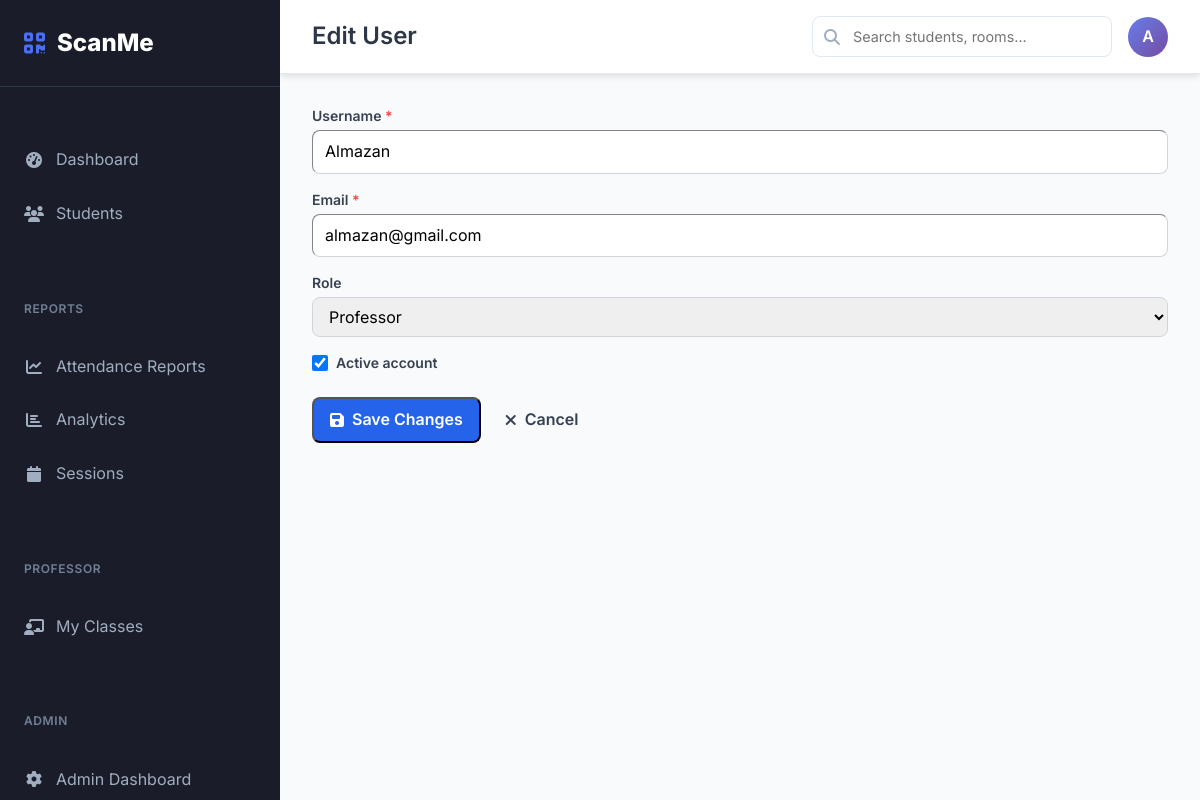
The app's page /admin/users/1/edit (signed in) with its own data.
### app/models/user_model.py (models this page shows, shortened)
class User(UserMixin, db.Model):
    __tablename__ = 'users'
    id = db.Column(db.Integer, primary_key=True)
    username = db.Column(db.String(80), unique=True, nullable=False, index=True)
    email = db.Column(db.String(120), unique=True, nullable=False, index=True)
    password = db.Column(db.String(255), nullable=False)
    role = db.Column(db.String(20), nullable=False, default='student')  # admin, student, professor
    is_active = db.Column(db.Boolean, default=True, nullable=False)
    avatar_url = db.Column(db.String(255), nullable=True)
    created_at = db.Column(db.DateTime, default=datetime.utcnow)
    last_login = db.Column(db.DateTime)
    attendance_records = db.relationship('AttendanceRecord', backref='scanned_by_user', lazy=True,
                                       foreign_keys='AttendanceRecord.scanned_by')
    time_in_records = db.relationship('AttendanceRecord', backref='time_in_scanned_by_user', lazy=True,
                                    foreign_keys='AttendanceRecord.time_in_scanned_by')
    time_out_records = db.relationship('AttendanceRecord', backref='time_out_scanned_by_user', lazy=True,
                                     foreign_keys='AttendanceRecord.time_out_scanned_by')
    def is_admin(self):
        return self.role == 'admin'
    def is_professor(self):
        return self.role == 'professor'
    def can_manage_students(self):
        return self.role in ['admin', 'professor']
    def can_view_reports(self):
        return self.role in ['admin', 'professor']
    def get_display_name(self):
        return self.username.title()

### app/routes/admin_routes.py (the view, shortened to what this page needs)
@admin_bp.route('/users/<int:id>/edit', methods=['GET', 'POST'])
@login_required
@requires_admin
def edit_user(id):
    user = User.query.get_or_404(id)
    modal = request.args.get('modal') == '1' or request.form.get('modal') == '1'
    parent_template = 'modal_base.html' if modal else 'dashboard_base.html'
    return render_template('admin/edit_user.html', user=user, modal=modal, parent_template=parent_template, csrf_token=generate_csrf())

### app/utils/auth_utils.py (called while the page is built)
def requires_role(allowed_roles):
    def decorator(f):
        @wraps(f)
        def decorated_function(*args, **kwargs):
            if not current_user.is_authenticated:
                flash('Please log in to access this page.', 'error')
                return redirect(url_for('auth.login', next=request.url))
            if current_user.role not in allowed_roles:
                flash('You do not have permission to access this page.', 'error')
                return redirect(url_for('main.dashboard'))
            return f(*args, **kwargs)
        return decorated_function
    return decorator

### app/templates/admin/edit_user.html (shortened to what this page needs)
{% extends parent_template|default("dashboard_base.html") %}
{% block page_title %}Edit User{% endblock %}
{% block content %}
<form method="POST" action="{{ url_for('admin.edit_user', id=user.id, modal=1) if modal else url_for('admin.edit_user', id=user.id) }}" id="editUserForm">
    <div class="tw-space-y-4">
        <div>
            <label class="tw-block tw-text-sm tw-font-semibold tw-text-gray-700 tw-mb-1">Username <span class="tw-text-red-500">*</span></label>
            <input type="text" name="username" value="{{ user.username }}" required class="tw-w-full tw-px-3 tw-py-2 tw-border tw-border-gray-300 tw-rounded-lg focus:tw-outline-none focus:tw-ring-2 focus:tw-ring-blue-500">
        </div>
        <div>
            <label class="tw-block tw-text-sm tw-font-semibold tw-text-gray-700 tw-mb-1">Email <span class="tw-text-red-500">*</span></label>
            <input type="email" name="email" value="{{ user.email }}" required class="tw-w-full tw-px-3 tw-py-2 tw-border tw-border-gray-300 tw-rounded-lg focus:tw-outline-none focus:tw-ring-2 focus:tw-ring-blue-500">
        </div>
        <div>
            <label class="tw-block tw-text-sm tw-font-semibold tw-text-gray-700 tw-mb-1">Role</label>
            <select name="role" class="tw-w-full tw-px-3 tw-py-2 tw-border tw-border-gray-300 tw-rounded-lg focus:tw-outline-none focus:tw-ring-2 focus:tw-ring-blue-500">
                <option value="professor" {% if user.role == 'professor' %}selected{% endif %}>Professor</option>
            </select>
        </div>
        <div class="tw-flex tw-items-center tw-gap-2">
            <input type="checkbox" name="is_active" id="is_active" {% if user.is_active %}checked{% endif %} class="tw-w-4 tw-h-4 tw-text-blue-600 tw-border-gray-300 tw-rounded focus:tw-ring-blue-500">
            <label for="is_active" class="tw-text-sm tw-font-semibold tw-text-gray-700">Active account</label>
        </div>
    </div>
    <div class="tw-flex tw-gap-2 tw-mt-6">
        <button type="submit" class="tw-inline-flex tw-items-center tw-gap-2 tw-px-4 tw-py-2 tw-bg-blue-600 tw-text-white tw-rounded-lg tw-font-semibold hover:tw-bg-blue-700 tw-transition">
            <i class="fas fa-save"></i>Save Changes
        </button>
        {% if modal %}
        <button type="button" class="tw-inline-flex tw-items-center tw-gap-2 tw-px-4 tw-py-2 tw-border tw-border-gray-300 tw-text-gray-700 tw-rounded-lg tw-font-semibold hover:tw-bg-gray-50 tw-transition" data-bs-dismiss="modal">
            <i class="fas fa-times"></i>Cancel
        </button>
        {% else %}
        <a href="{{ url_for('admin.manage_users') }}" class="tw-inline-flex tw-items-center tw-gap-2 tw-px-4 tw-py-2 tw-border tw-border-gray-300 tw-text-gray-700 tw-rounded-lg tw-font-semibold hover:tw-bg-gray-50 tw-transition">
            <i class="fas fa-times"></i>Cancel
        </a>
        {% endif %}
    </div>
</form>
{% endblock %}

### app/templates/dashboard_base.html (shortened to what this page needs)
<!DOCTYPE html>
<html lang="en">
<head>
    <link href="https://cdn.jsdelivr.net/npm/bootstrap@5.3.3/dist/css/bootstrap.min.css" rel="stylesheet">
    <script src="https://cdn.tailwindcss.com"></script>
    <link rel="stylesheet" href="https://cdnjs.cloudflare.com/ajax/libs/font-awesome/6.6.0/css/all.min.css">
</head>
<body>
    <nav class="sidebar" id="sidebar">
        <a href="{{ url_for('main.index') }}" class="sidebar-brand">
            <i class="fas fa-qrcode"></i>
            ScanMe
        </a>
        <div class="nav-group">
            <ul class="sidebar-nav">
                <li class="nav-item">
                    <a href="{{ url_for('main.dashboard') }}" class="nav-link {{ 'active' if request.endpoint == 'main.dashboard' }}">
                        <i class="fas fa-tachometer-alt"></i>
                        Dashboard
                    </a>
                </li>
                {% if current_user.can_manage_students() %}
                <li class="nav-item">
                    <a href="{{ url_for('students.list_students') }}" class="nav-link {{ 'active' if 'students' in request.endpoint }}">
                        <i class="fas fa-users"></i>
                        Students
                    </a>
                </li>
                {% endif %}
            </ul>
        </div>
        {% if current_user.can_view_reports() %}
        <div class="nav-group">
            <div class="nav-group-title">Reports</div>
            <ul class="sidebar-nav">
                <li class="nav-item">
                    <a href="{{ url_for('attendance.reports') }}" class="nav-link {{ 'active' if request.endpoint == 'attendance.reports' }}">
                        <i class="fas fa-chart-line"></i>
                        Attendance Reports
                    </a>
                </li>
                <li class="nav-item">
                    <a href="{{ url_for('attendance.analytics') }}" class="nav-link {{ 'active' if request.endpoint == 'attendance.analytics' }}">
                        <i class="fas fa-chart-bar"></i>
                        Analytics
                    </a>
                </li>
                <li class="nav-item">
                    <a href="{{ url_for('attendance.manage_sessions') }}" class="nav-link {{ 'active' if request.endpoint == 'attendance.manage_sessions' }}">
                        <i class="fas fa-calendar"></i>
                        Sessions
                    </a>
                </li>
            </ul>
        </div>
        {% endif %}
        {% if current_user.is_professor() or current_user.is_admin() %}
        <div class="nav-group">
            <div class="nav-group-title">Professor</div>
            <ul class="sidebar-nav">
                <li class="nav-item">
                    <a href="{{ url_for('professor.dashboard') }}" class="nav-link {{ 'active' if request.endpoint == 'professor.dashboard' }}">
                        <i class="fas fa-chalkboard-teacher"></i>
                        My Classes
                    </a>
                </li>
            </ul>
        </div>
        {% endif %}
        {% if current_user.is_admin() %}
        <div class="nav-group">
            <div class="nav-group-title">Admin</div>
            <ul class="sidebar-nav">
                <li class="nav-item">
                    <a href="{{ url_for('admin.dashboard') }}" class="nav-link {{ 'active' if request.endpoint == 'admin.dashboard' }}">
                        <i class="fas fa-cog"></i>
                        Admin Dashboard
                    </a>
                </li>
            </ul>
        </div>
        {% endif %}
    </nav>
    <main class="main-content">
        <header class="topbar">
            <div class="d-flex align-items-center">
                <h1 class="page-title">{% block page_title %}Dashboard{% endblock %}</h1>
            </div>
            <div class="topbar-actions">
                <div class="search-box">
                    <i class="fas fa-search"></i>
                    <input type="text" placeholder="Search students, rooms..." id="globalSearch">
                </div>
                <div class="user-dropdown dropdown">
                    <div class="user-avatar" data-bs-toggle="dropdown" aria-expanded="false">
                        {{ current_user.username[0].upper() }}
                    </div>
                </div>
            </div>
        </header>
        <div class="content-area">
            {% block content %}{% endblock %}
        </div>
    </main>
</body>
</html>

### app/templates/dashboard_base.html (style rules this page uses)
:root { --sidebar-width: 280px; --sidebar-bg: #1a1d29; --sidebar-hover: #2d3748; --sidebar-active: #4c6ef5; --sidebar-text: #a0aec0; --sidebar-text-active: #ffffff; --main-bg: #f8fafc; --card-shadow: 0 4px 6px -1px rgba(0, 0, 0, 0.1); --border-color: #e2e8f0; }
a, a:hover { text-decoration: none !important; }
* { margin: 0; padding: 0; box-sizing: border-box; }
body { font-family: 'Inter', -apple-system, BlinkMacSystemFont, 'Segoe UI', 'Roboto', sans-serif; background-color: var(--main-bg); line-height: 1.6; }
.sidebar { position: fixed; top: 0; left: 0; height: 100vh; width: var(--sidebar-width); background: var(--sidebar-bg); z-index: 1000; transition: all 0.3s ease; overflow-y: auto; scrollbar-width: thin; scrollbar-color: #4a5568 transparent; }
.sidebar-brand { display: flex; align-items: center; padding: 1.5rem; text-decoration: none; color: white; font-size: 1.5rem; font-weight: 800; border-bottom: 1px solid #2d3748; }
.sidebar-brand i { color: var(--sidebar-active); margin-right: 0.75rem; }
.sidebar-nav { list-style: none; padding: 1rem 0; }
.nav-item { margin-bottom: 0.25rem; }
.nav-link { display: flex; align-items: center; padding: 0.75rem 1.5rem; color: var(--sidebar-text); text-decoration: none; transition: all 0.2s ease; border: none; background: none; width: 100%; text-align: left; }
.nav-link i { width: 20px; margin-right: 0.75rem; text-align: center; }
.nav-group { margin-top: 2rem; position: relative; }
.nav-group-title { padding: 0.5rem 1.5rem; font-size: 0.75rem; font-weight: 600; text-transform: uppercase; letter-spacing: 0.05em; color: #718096; }
.main-content { margin-left: var(--sidebar-width); min-height: 100vh; transition: all 0.3s ease; }
.topbar { background: white; border-bottom: 1px solid var(--border-color); padding: 1rem 2rem; display: flex; align-items: center; justify-content: space-between; box-shadow: var(--card-shadow); position: sticky; top: 0; z-index: 100; }
.page-title { margin: 0; font-size: 1.5rem; font-weight: 600; color: #2d3748; }
.topbar-actions { display: flex; align-items: center; gap: 1rem; }
.search-box { position: relative; min-width: 300px; }
.search-box input { border: 1px solid var(--border-color); border-radius: 8px; padding: 0.5rem 1rem 0.5rem 2.5rem; width: 100%; font-size: 0.9rem; }
.search-box i { position: absolute; left: 0.75rem; top: 50%; transform: translateY(-50%); color: #a0aec0; }
.user-dropdown { position: relative; }
.user-avatar { width: 40px; height: 40px; border-radius: 50%; background: linear-gradient(135deg, #667eea 0%, #764ba2 100%); display: flex; align-items: center; justify-content: center; color: white; font-weight: 600; cursor: pointer; }
.content-area { padding: 2rem; }

### records on screen
User: username "A"
User: username "Almazan", email "almazan@gmail.com", role "Professor", is_active "☑"
